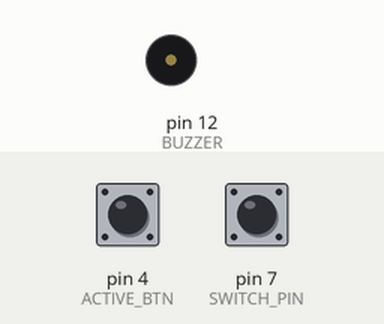
The sketch below on a simulated Arduino Uno, built with avr-gcc and run on an emulated ATmega328P. Shown: buzzer (waves = sounding, pin HIGH). The inputs (shaded band) are chosen by the test bench; at power-on: pin 4 (ACTIVE_BTN) HIGH, pin 7 (SWITCH_PIN) HIGH. The local clock reads 2024-03-15 10:24:30 at power-on unless the sketch sets it.

Above: at 1.2 s.
1.3 s: pin 4 (ACTIVE_BTN) pulled LOW for 0.15 s
At 2.6 s:
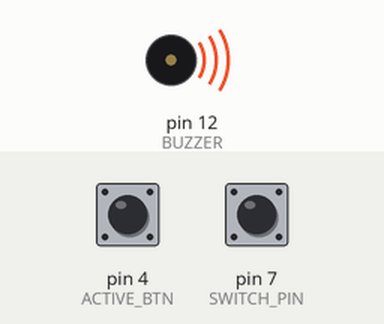
Timing chart, 0 to 10.8 s (numbered marks = the images above; inputs shaded):
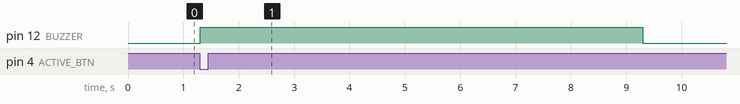

The sketch:

project.ino
```cpp
#include <RTClib.h>
RTC_DS1307 rtc;

struct Hours {
  int hour;
  int minute;
};
Hours table_hours[] = {
  {7, 15},
  {8, 5},
  {8, 55},
  {9, 15},
  {10, 5},
  {10, 55},
  {11, 45},
  {13, 5},
  {13, 55},
  {14, 45},
  {15, 35},
  //horario teste
  {22, 9},
  {22, 10}

};
struct Date{
    int day;
    int month;
};
Date holidays[] = {
  {1, 1},   // Confraternização Universal (Nacional)
  {6, 1},   // Dia de Santos Reis (Municipal - Natal)
  {16, 2},  // Carnaval (Ponto Facultativo)
  {17, 2},  // Carnaval (Ponto Facultativo)
  {18, 2},  // Quarta-feira de Cinzas (Ponto Facultativo até 14h, geralmente sem aula)
  {3, 4},   // Sexta-feira Santa (Nacional)
  {21, 4},  // Tiradentes (Nacional)
  {1, 5},   // Dia do Trabalho (Nacional)
  {4, 6},   // Corpus Christi (Ponto Facultativo)
  {7, 9},   // Independência do Brasil (Nacional)
  {3, 10},  // Mártires de Cunhaú e Uruaçu (Estadual - RN)
  {12, 10}, // Nossa Senhora Aparecida (Nacional)
  {15, 10}, // Dia do Professor (Feriado Escolar)
  {28, 10}, // Dia do Servidor Público (Ponto Facultativo)
  {2, 11},  // Finados (Nacional)
  {20, 11}, // Dia da Consciência Negra (Nacional)
  {21, 11}, // Nossa Senhora da Apresentação (Municipal - Natal)
  {24, 12}, // Véspera de Natal (Ponto Facultativo após 13h)
  {25, 12}, // Natal (Nacional)
  {31, 12}  // Véspera de Ano Novo (Ponto Facultativo após 13h)
};

const int SWITCH_PIN = 7;
const int BUZZER = 12;
const int ACTIVE_BTN = 4;

void setup() {
  Serial.begin(9600);

  if (!rtc.begin()) {
    Serial.println("RTC não encontrado!");
    while (1);
  }
  pinMode(BUZZER, OUTPUT);
  pinMode(SWITCH_PIN, INPUT_PULLUP);
  pinMode(ACTIVE_BTN, INPUT_PULLUP);

};

bool is_system_active(){
  return digitalRead(SWITCH_PIN) == LOW; // low == ativo
};
bool is_active_triggered(){
  return digitalRead(ACTIVE_BTN) == LOW;
}

void alarm(){
  digitalWrite(BUZZER, HIGH);
  delay(8000);
  digitalWrite(BUZZER, LOW);
};

bool validate_hour_and_day(Hours table_hours, DateTime moment){

  for (int i = 0; i< sizeof(holidays)/ sizeof(holidays[0]); i++){
    if (
      moment.day() == holidays[i].day &&
      moment.month() == holidays[i].month
    ) {
      return false;
    }
  }

  return (
    table_hours.hour == moment.hour() &&
    table_hours.minute == moment.minute() &&
    (moment.dayOfTheWeek() != 6 && moment.dayOfTheWeek() != 0)
  );
};

bool already_alarm = false;
int last_minute = -1;

void loop() {
  DateTime moment = rtc.now();

  if (last_minute != moment.minute()){
    already_alarm = false;
    last_minute = moment.minute();
  }
  if(is_active_triggered()){
    alarm();
    while(is_active_triggered());
  }
  if(!is_system_active()){
    return;
  }


  for (int i = 0; i < sizeof(table_hours) / sizeof(table_hours[0]); i++){
    Hours hours = table_hours[i];
    if (validate_hour_and_day(hours, moment)) {
      if (!already_alarm){
        alarm();
        already_alarm = true;
      }
    }
  }
};
```

Measured:
- after the input at 1.3 s, pin 12 (BUZZER): LOW → HIGH at once, → LOW 8.0 s later
